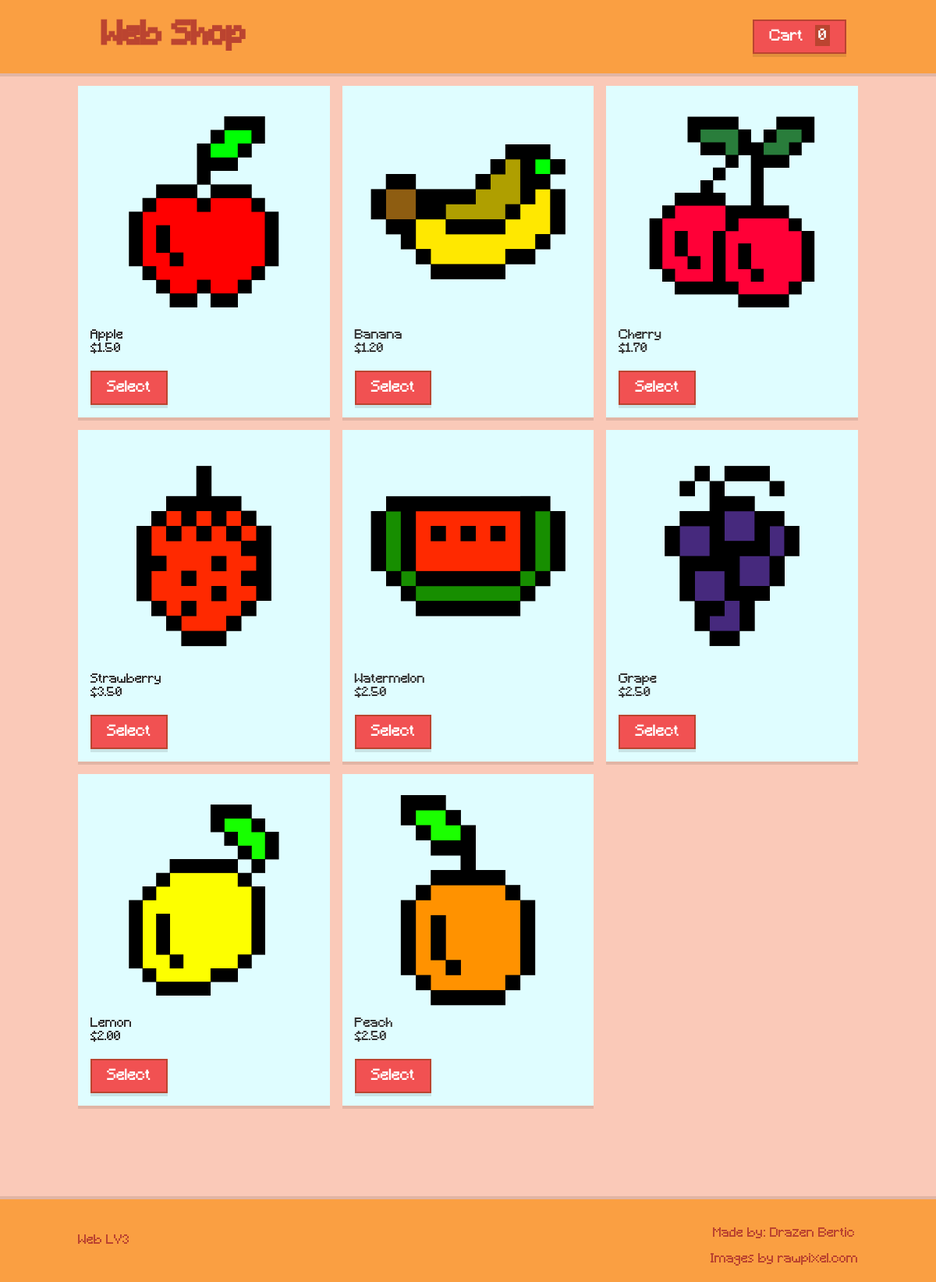
The page / on the database its author committed.
### tables this page shows
CREATE TABLE IF NOT EXISTS `products` (
`id` int(10) NOT NULL AUTO_INCREMENT,
`name` varchar(250) NOT NULL,
`code` varchar(100) NOT NULL,
`price` double(9,2) NOT NULL,
`image` varchar(250) NOT NULL,
`description` varchar(255) NOT NULL,
PRIMARY KEY (`id`),
UNIQUE KEY `code` (`code`)
);

### index.php (the view, shortened to what this page needs)
<?php
include('db.php');
  $user_id = session_id();
  $query = "SELECT SUM(quantity) as total_quantity FROM `cart` WHERE `user_id`='$user_id'";
  $result = mysqli_query($con, $query);
  $row = mysqli_fetch_assoc($result);
  $totalQuantity = $row['total_quantity'] + 0;
?>
<!DOCTYPE html>
<html>
  <head>
    <link rel="stylesheet" type="text/css" href="styles/style.css" />
  </head>
  <body>
    <header>
      <div class="header-holder">
        <h1><a href="index.php">Web Shop</a></h1>
        <div class="cart-container">
                <a href="cart.php">
                    <button class="cart-button">
                        Cart <span class="cart-badge"><?php echo $totalQuantity; ?></span>
                    </button>
                </a>
            </div>
      </div>
    </header>
    <div class="items-grid">
    <?php
      $product_result = mysqli_query($con, "SELECT * FROM `products`");
      while($product_row = mysqli_fetch_assoc($product_result)){
      ?>
    <div class="item">
        <form method="post" action="">
            <div class="product-image"><img src="<?php echo $product_row["image"]; ?>" /></div>
            <div class="product-name"><?php echo $product_row["name"]; ?></div>
            <div class="product-price"><?php echo "$".$product_row["price"]; ?></div>
            <a href="product.php?code=<?php echo $product_row["code"]; ?>">
                <button type="button" class="buy-btn">Select</button>
            </a>
        </form>
    </div>
      <?php
      }
?>
    </div>
  <footer>
    <div class="footer-holder">
      <p>Web LV3</p>
      <div>
        <p>Made by: Drazen Bertic</p>
        <a href="https://www.freepik.com/free-vector/collection-mixed-pixelated-fruits_2632371.htm#query=pixel%20fruit&position=30&from_view=keyword&track=ais">Images by rawpixel.com</a>
      </div>
    </div>
  </footer>
</html>

### styles/style.css (style rules this page uses)
:root { --primary-color: #F15152; --items-color: #DFFDFF; --background-color: #FAC9B8; --header-color: #FA9F42; --accent-color: #BB4430; --font-size-base: 16px; --font-family-base: Minecraft, sans-serif; }
body { font-size: var(--font-size-base); font-family: var(--font-family-base); color: #333; background-color: var(--background-color); margin: 0; padding: 0; height: 100%; }
.product-price { text-align: start; }
html { height: 100%; }
button { color: white; background-color: var(--primary-color); font: var(--font-family-base); border: 2px solid var(--accent-color); border-radius: 0px; box-shadow: 0 4px 0px 0 rgba(0,0,0,0.1); }
h1 { font-size: 2.5em; margin: 15px; font-size: 2.5em; margin-left: 30px; color: var(--primary-color); -webkit-text-stroke: 1px var(--accent-color); }
img { max-width: 100%; height: auto; }
header { margin: auto; width: 100%; background-color: var(--header-color); box-shadow: 0 4px 0px 0 rgba(0,0,0,0.1); }
p { text-align: center; }
.header-holder { margin: auto; width: 90%; max-width: 1000px; background-color: var(--header-color); display: flex; justify-content: space-between; align-items: center; padding: 10px 0; }
.cart-button { background-color: var(--primary-color); color: white; border: 2px solid var(--accent-color); border-radius: 0px; padding: 0.5em 1em; font-size: 1.2em; cursor: pointer; }
.cart-badge { margin: 0; background-color: var(--accent-color); color: white; border-radius: 0px; padding: 0.28em 0.2em 0.1em 0.2em; margin-left: 0.5em; font-size: 1em; }
.cart-container { margin: 15px; border-radius: 0px; }
.items-grid { display: grid; grid-template-columns: repeat(auto-fit, minmax(250px, 1fr)); grid-gap: 1em; margin: 10% auto; margin-top: 1em; width: 90%; max-width: 1000px; }
.item { display: flex; flex-direction: column; align-items: center; background-color: var(--items-color); box-shadow: 0 4px 0px 0 rgba(0,0,0,0.1); border-radius: 0px; padding: 1em; max-width: 322px; }
.buy-btn { background-color: var(--primary-color); color: white; border: 2px solid var(--accent-color); border-radius: 0px; padding: 0.5em 1em; font-size: 1.2em; cursor: pointer; margin-top: 1em; }
footer { margin: auto; margin-top: auto; padding: 10px 0px; width: 100%; background-color: var(--header-color); color: var(--accent-color); box-shadow: 0 0px 0px 4px rgba(0,0,0,0.1); }
a { text-decoration: none; color: var(--accent-color); }
.footer-holder { margin: 10px auto; width: 90%; max-width: 1000px; background-color: var(--header-color); display: flex; justify-content: space-between; align-items: center; }

### rows shown on the page
products: image (picture), name "Apple", price "1.50"
products: image (picture), name "Banana", price "1.20"
products: image (picture), name "Cherry", price "1.70"
products: image (picture), name "Strawberry", price "3.50"
products: image (picture), name "Watermelon", price "2.50"
products: image (picture), name "Grape", price "2.50"
products: image (picture), name "Lemon", price "2.00"
products: image (picture), name "Peach", price "2.50"

### other values the page prints
$totalQuantity "0"
